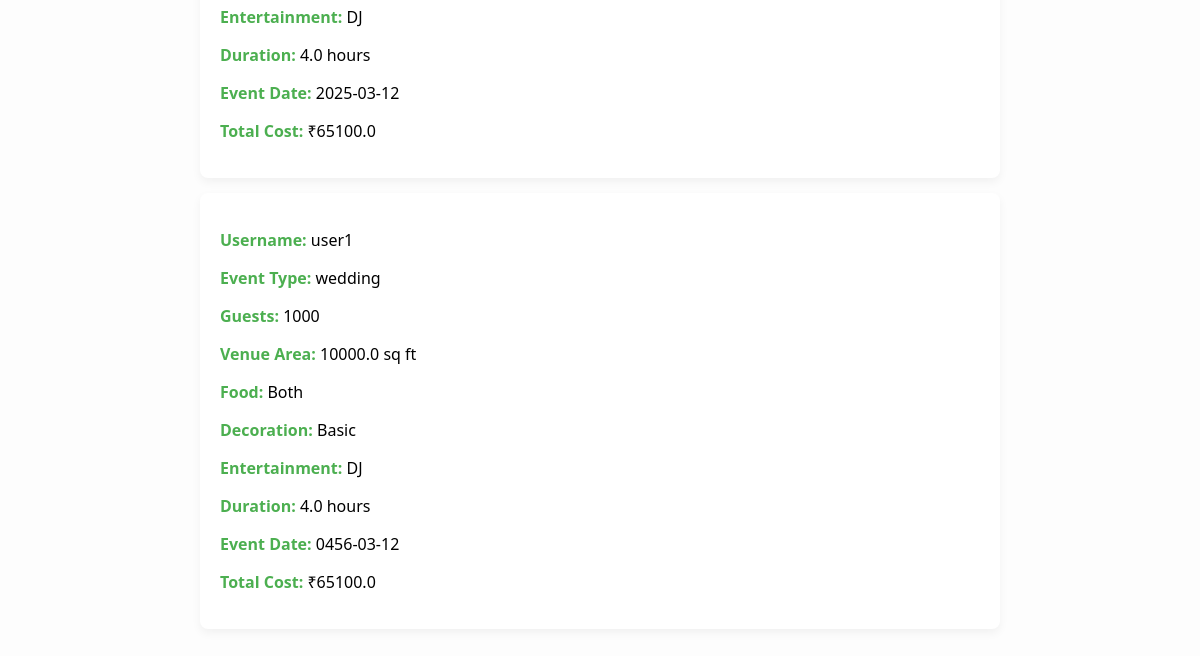
Page /booked-events (lower part) on the earlier database version.
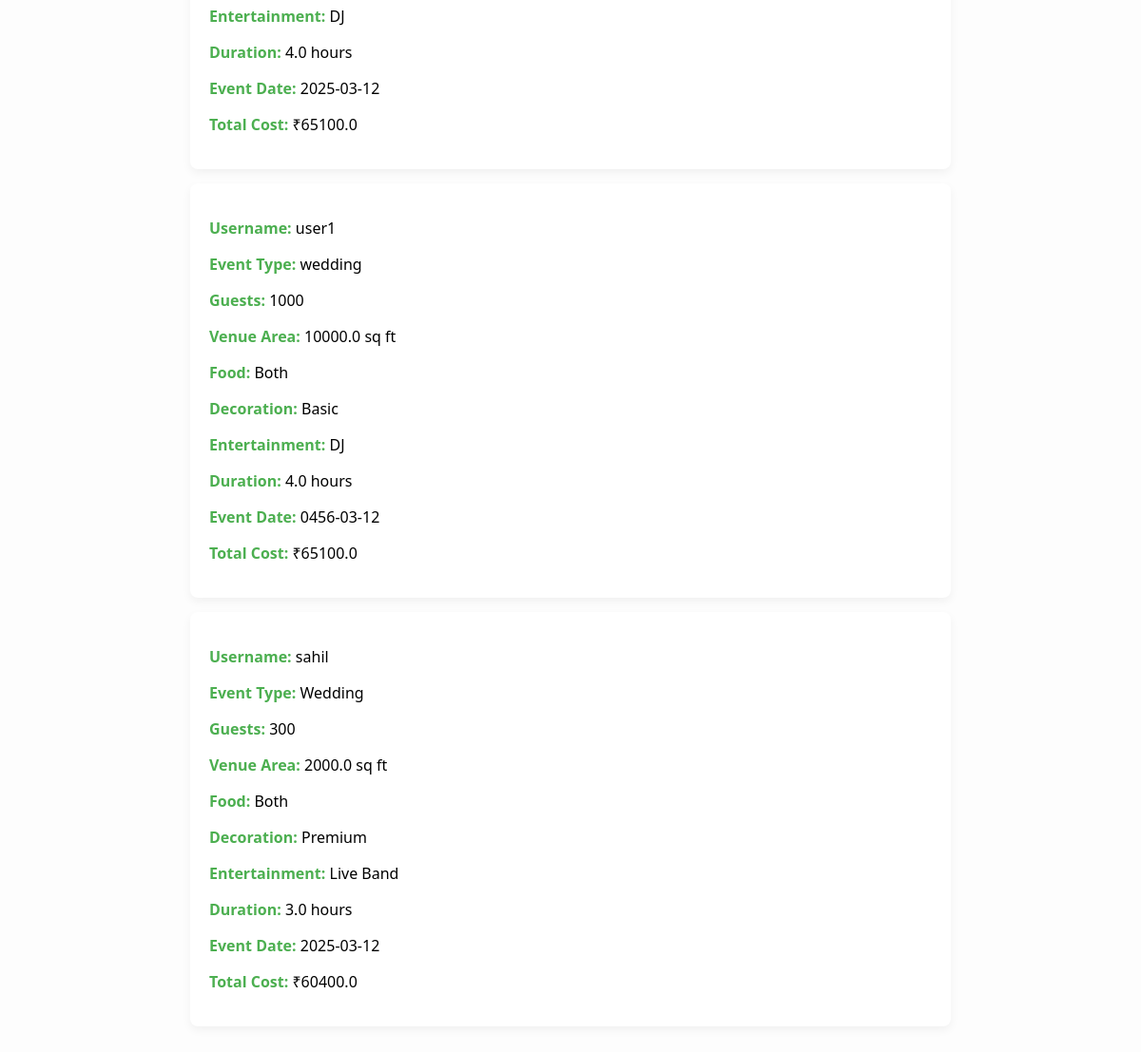
Same page on the later database version.
### tables this page shows
CREATE TABLE booked_events (
            id INTEGER PRIMARY KEY AUTOINCREMENT,
            username TEXT,
            event_type TEXT,
            guest_count INTEGER,
            venue_area REAL,
            food_type TEXT,
            decoration TEXT,
            entertainment TEXT,
            duration REAL,
            price REAL,
            event_date TEXT
        );

### app.py (the view)
@app.route('/booked-events')
def booked_events_page():
    conn = sqlite3.connect('bookings.db')
    cursor = conn.cursor()
    cursor.execute("SELECT * FROM booked_events")
    events = cursor.fetchall()
    conn.close()
    return render_template('booked_events.html', events=events)

### templates/booked_events.html (shortened to what this page needs)
<!DOCTYPE html>
<html lang="en">
<head>
</head>
<body>
    <div class="event-list">
        {% if events %}
            {% for event in events %}
            <div class="event">
                <p><strong>Username:</strong> {{ event[1] }}</p>
                <p><strong>Event Type:</strong> {{ event[2] }}</p>
                <p><strong>Guests:</strong> {{ event[3] }}</p>
                <p><strong>Venue Area:</strong> {{ event[4] }} sq ft</p>
                <p><strong>Food:</strong> {{ event[5] }}</p>
                <p><strong>Decoration:</strong> {{ event[6] }}</p>
                <p><strong>Entertainment:</strong> {{ event[7] }}</p>
                <p><strong>Duration:</strong> {{ event[8] }} hours</p>
                <p><strong>Event Date:</strong> {{ event[10] }}</p>
                <p><strong>Total Cost:</strong> ₹{{ event[9] }}</p>
            </div>
            {% endfor %}
        {% else %}
            <p style="text-align:center;">No events booked yet.</p>
        {% endif %}
    </div>
</body>
</html>

### templates/booked_events.html (style rules this page uses)
body { font-family: 'Segoe UI', sans-serif; background-color: #fdfdfd; padding: 30px; }
.event-list { max-width: 800px; margin: 20px auto; }
.event { background: #fff; padding: 20px; margin-bottom: 15px; border-radius: 8px; box-shadow: 0 4px 10px rgba(0,0,0,0.05); }

Differences in the rows shown:
added booked_events: username "sahil", event_type "Wedding", guest_count "300", venue_area "2000.0", food_type "Both", decoration "Premium", entertainment "Live Band", duration "3.0", event_date "2025-03-12", price "60400.0"
